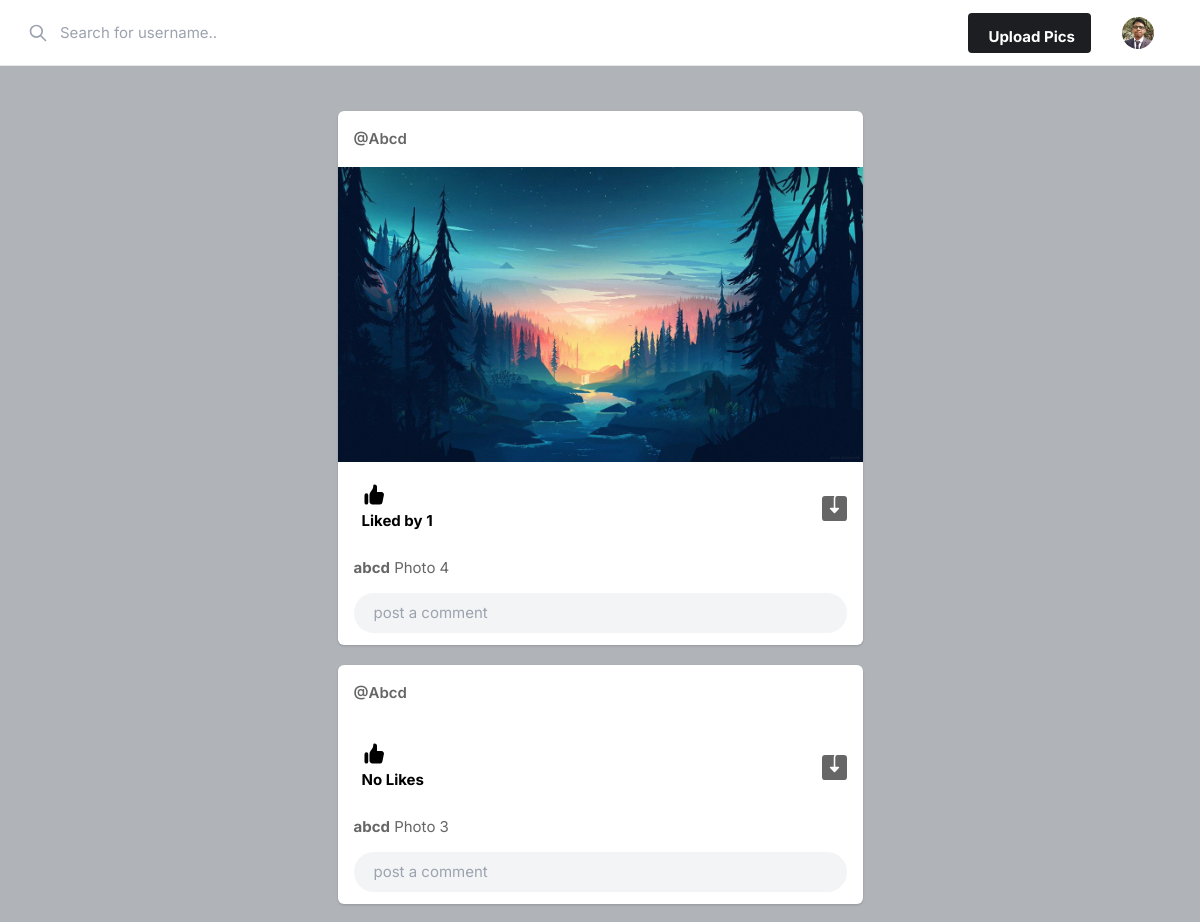
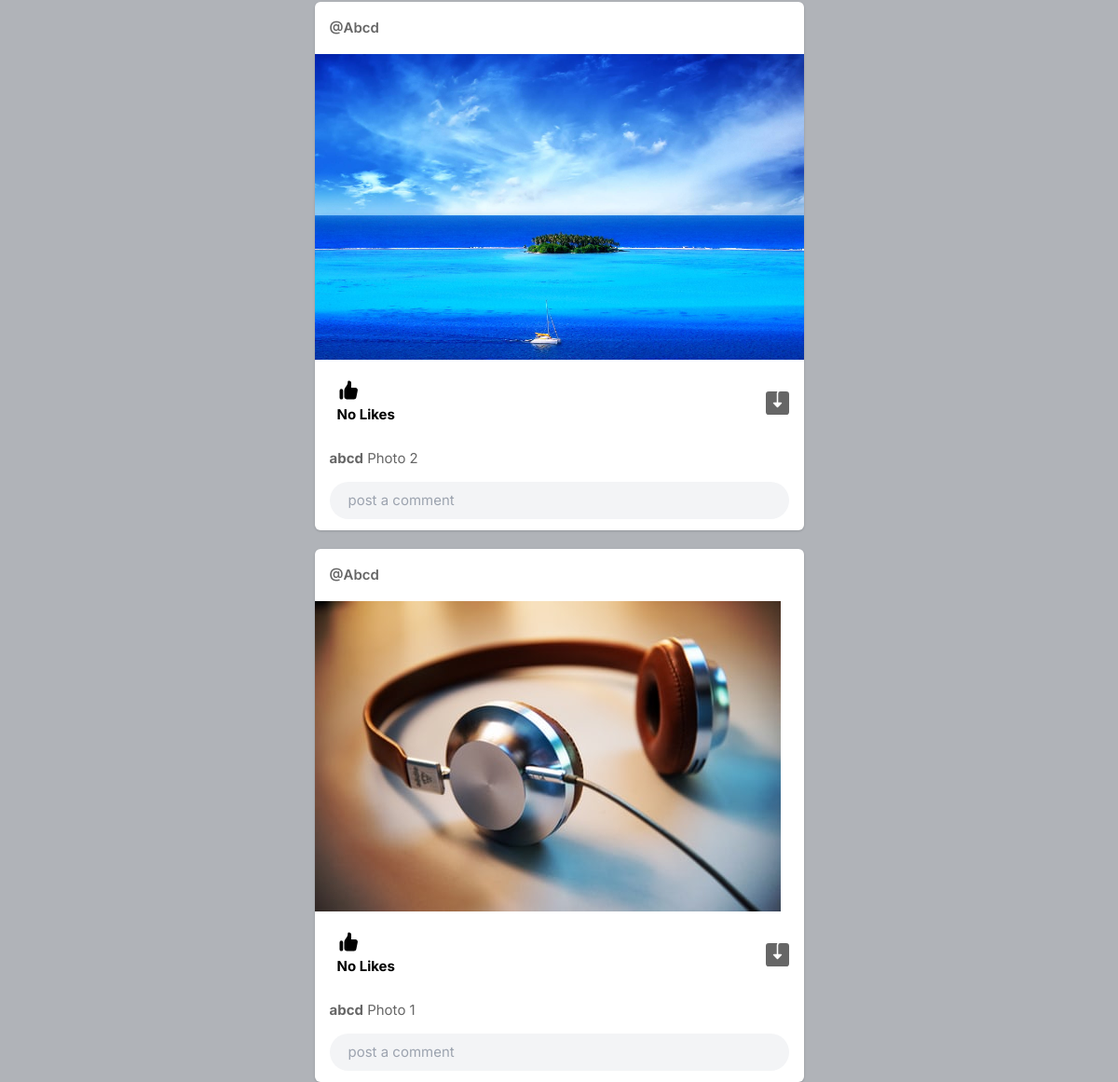
Screenshot of / (signed in) with the database file from the repository (2 pictures, top to bottom).
### core/models.py (models this page shows, shortened)
class Profile(models.Model):
    user = models.ForeignKey(User, on_delete=models.CASCADE)
    id_user = models.IntegerField()
    bio = models.TextField(max_length=200,blank=True)
    profile_img = models.ImageField(upload_to='profile_images', default='blank-profile-picture.png')
    location = models.CharField(max_length=100, blank=True)

class Post(models.Model):
    id = models.UUIDField(primary_key=True, default=uuid.uuid4)
    user = models.CharField(max_length=100)
    image = models.ImageField(upload_to="post_images")
    caption = models.TextField()
    created_at = models.DateTimeField(default=datetime.now)
    no_of_likes = models.IntegerField(default=0)

### core/views.py (the view)
# urls.py: path('',views.index,name='index'),
@login_required(login_url='signin')
def index(request):
    user_object = User.objects.get(username=request.user.username)
    user_profile = Profile.objects.get(user=user_object)
    posts = Post.objects.all()
    return render(request, 'index.html', {'user_profile': user_profile, 'posts':posts})

### templates/index.html (shortened to what this page needs)
{% load static %}
<!DOCTYPE html>
<html lang="en">
<head>
    <link rel="stylesheet" href="{% static 'assets/css/icons.css' %}">
    <link rel="stylesheet" href="{% static 'assets/css/uikit.css' %}">
    <link rel="stylesheet" href="{% static 'assets/css/style.css' %}">
    <link rel="stylesheet" href="{% static 'assets/css/tailwind.css' %}">
</head>
<body>
            <header>
                <div class="header_inner">
                    <div class="left-side">
                        <div class="header_search">
                            <input type="text" placeholder="Search for username..">
                            <div class="icon-search">
                                <svg xmlns="http://www.w3.org/2000/svg" fill="none" viewBox="0 0 24 24"
                                    stroke="currentColor">
                                    <path stroke-linecap="round" stroke-linejoin="round" stroke-width="2"
                                        d="M21 21l-6-6m2-5a7 7 0 11-14 0 7 7 0 0114 0z" />
                                </svg>
                            </div>
                        </div>
                    </div>
                    <div class="right-side lg:pr-4">
                        <a href="#"
                            class="bg-pink-500 flex font-bold hidden hover:bg-pink-600 hover:text-white inline-block items-center lg:block max-h-10 mr-4 px-4 py-2 rounded shado text-white">
                             Upload Pics
                        </a>
                        <a href="#">
                            <img src="{{user_profile.profile_img.url}}" class="header-avatar" alt="">
                        </a>
                    </div>
                </div>
            </header>
            <div class="container m-auto">
                <div class="lg:flex justify-center lg:space-x-10 lg:space-y-0 space-y-5">
                    <div class="space-y-5 flex-shrink-0 lg:w-7/12">
                        {% for post in posts reversed %}
                        <div class="bg-white shadow rounded-md  -mx-2 lg:mx-0">
                            <div class="flex justify-between items-center px-4 py-3">
                                <div class="flex flex-1 items-center space-x-4">
                                    <span class="block capitalize font-semibold "><a href="#"> @{{post.user}} </a></span>
                                </div>
                              <div>
                                <a href="#"> <i class="icon-feather-more-horizontal text-2xl hover:bg-gray-200 rounded-full p-2 transition -mr-1 "></i> </a>
                              </div>
                            </div>
                            <div uk-lightbox>
                                <a href="{{post.image.url}}">
                                    <img src="{{post.image.url}}" alt="">
                                </a>
                            </div>
                            <div class="py-3 px-4 space-y-3">
                                <div class="flex space-x-4 lg:font-bold">
                                    <a href="/like-post?post_id={{post.id}}" class="flex items-center space-x-2">
                                        <div class="p-2 rounded-full text-black">
                                            {% if post.no_of_likes == 0 %}
                                            <p>No Likes</p>
                                            {% elif post.no_of_likes == 1 %}
                                            <p>Liked by {{post.no_of_likes}}</p>
                                            {% else %}
                                            <p>Liked by {{post.no_of_likes}}</p>
                                            {% endif %}
                                        </div>
                                    </a>
                                    <a href="#" class="flex items-center space-x-2 flex-1 justify-end">
                                    </a>
                                </div>
                                <p>
                                    <a href="#"><strong>{{post.user}}</strong></a> {{post.caption}}
                                </p>
                                <div class="bg-gray-100 bg-gray-100 rounded-full rounded-md relative ">
                                    <input type="text" placeholder="post a comment" class="bg-transparent max-h-10 shadow-none">
                                    <div class="absolute bottom-0 flex h-full items-center right-0 right-3 text-xl space-x-2">
                                        <a href="#"> <i class="uil-image"></i></a>
                                        <a href="#"> <i class="uil-video"></i></a>
                                    </div>
                                </div>
                            </div>
                        </div>
                        {% endfor %}
                    </div>
                </div>
            </div>
</body>
</html>

### static/assets/css/style.css (style rules this page uses)
body { background-color: #B0B3B8!important; }
input { height: 48px; line-height: 48px; padding: 0 20px; outline: none; font-size: 15px; color: #808080; max-width: 100%; width: 100%; -webkit-box-sizing: border-box; box-sizing: border-box; display: block; font-weight: 400; opacity: 1; border-radius: 4px; border: none; -webkit-box-shadow: 0 1px 4px 0px rgba(0, 0, 0, 0.12); box-shadow: 0 1px 4px 0px rgba(0, 0, 0, 0.12); }
input[type="text"], input[type="password"], input[type="email"], input[type="number"] { height: 48px; line-height: 48px; padding: 0 20px; outline: none; font-size: 15px; color: #808080; max-width: 100%; width: 100%; -webkit-box-sizing: border-box; box-sizing: border-box; display: block; font-weight: 400; opacity: 1; border-radius: 4px; border: none; -webkit-box-shadow: 0 1px 4px 0px rgba(0, 0, 0, 0.12); box-shadow: 0 1px 4px 0px rgba(0, 0, 0, 0.12); }
input { -webkit-transition: all 0.1s ease-in-out; transition: all 0.1s ease-in-out; }
::placeholder { color: #808080; opacity: 1; }
a { color: #be185d; -webkit-transition: 0.3s; transition: 0.3s; outline: none !important; }
img { max-width: 100%; }
body { color: #666; font-size: 15px; line-height: 27px; background-color: #f0f2f5; font-family: "Inter", sans-serif; text-transform: none; }
body p { font-size: 15px; line-height: 27px; }
input[type="text"], input[type="password"], input[type="email"] { font-family: "Inter", sans-serif; text-transform: none; }
b, strong { font-weight: 700 !important; }
@media (min-width: 1024px) { .container { max-width: 900px !important; padding-top: 45px; } }
header { background-color: #fff; left: 0; right: 0; top: 0; z-index: 99; height: 66px; display: -webkit-box; display: -ms-flexbox; display: flex; -webkit-box-align: center; -ms-flex-align: center; align-items: center; border-bottom: 1px solid #e5e7eb; }
header .header_inner { display: -webkit-box; display: -ms-flexbox; display: flex; -webkit-box-align: center; -ms-flex-align: center; align-items: center; max-width: 1090px; margin: auto; width: 100%; max-width: 100% !important; padding: 0 30px; }
header .header_inner .left-side { display: -webkit-box; display: -ms-flexbox; display: flex; -webkit-box-align: center; -ms-flex-align: center; align-items: center; }
header .header_inner .left-side .header_search { position: relative; }
header .header_inner .left-side .header_search input { margin: 0; height: 42px; -webkit-box-shadow: none; box-shadow: none; padding-left: 30px; width: 400px; background-color: transparent; }
header .header_inner .left-side .header_search .icon-search { width: 2.5rem; position: absolute; top: 0; left: 0; margin-left: -.75rem; height: 100%; display: -webkit-box; display: -ms-flexbox; display: flex; -webkit-box-pack: center; -ms-flex-pack: center; justify-content: center; -webkit-box-align: center; -ms-flex-align: center; align-items: center; }
header .header_inner .left-side .header_search .icon-search svg { width: 20px; color: #9ca3af; }
header .header_inner .right-side { display: -webkit-box; display: -ms-flexbox; display: flex; -webkit-box-align: center; -ms-flex-align: center; align-items: center; -webkit-box-pack: end; -ms-flex-pack: end; justify-content: flex-end; margin-left: auto; }
header .header_inner .right-side .header-avatar { width: 32px; height: 32px; border-radius: 100%; margin-left: 15px; }
.shadow-none { -webkit-box-shadow: none !important; box-shadow: none !important; }

### rows the page displays
Profile: profile_img (picture)
Post: user "Abcd", image (picture), no_of_likes "1", user "abcd", caption "Photo 4"
Post: user "Abcd", no_of_likes "No Likes", user "abcd", caption "Photo 3"
Post: user "Abcd", image (picture), no_of_likes "No Likes", user "abcd", caption "Photo 2"
Post: user "Abcd", image (picture), no_of_likes "No Likes", user "abcd", caption "Photo 1"
